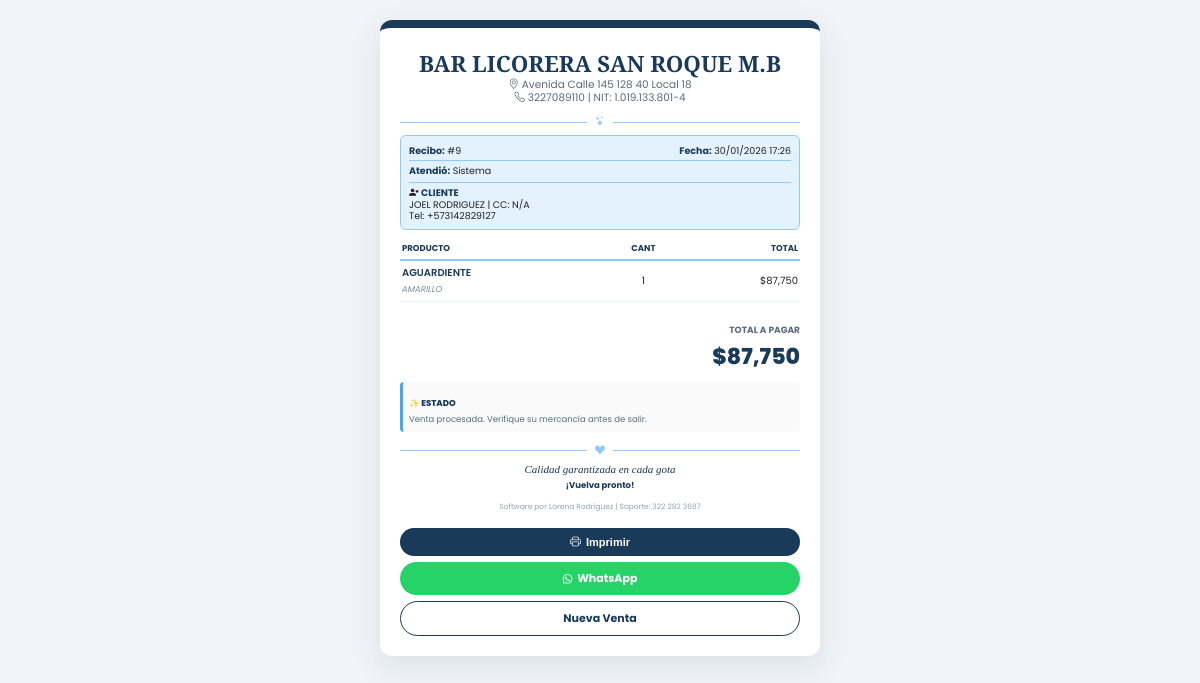
Screenshot of /ventas/comprobante/9 (signed in) with the database file from the repository.
### models.py (models this page shows)
class Venta(db.Model):
    __tablename__ = 'venta'
    id = db.Column(db.Integer, primary_key=True)
    fecha = db.Column(db.DateTime, default=datetime.utcnow)
    total = db.Column(db.Float)
    usuario_id = db.Column(db.Integer, db.ForeignKey('usuario.id'))
    cliente_id = db.Column(db.Integer, db.ForeignKey('cliente.id'))
    tipo_pago = db.Column(db.String(50))
    detalle_pago = db.Column(db.Text)
    detalles = db.relationship('VentaDetalle', backref='venta', lazy=True)
    vendedor = db.relationship('Usuario', backref='ventas_realizadas', lazy=True)
    comprador = db.relationship('Cliente', backref='compras_realizadas', lazy=True)

class Cliente(db.Model):
    __tablename__ = 'cliente'
    id = db.Column(db.Integer, primary_key=True)
    nombre = db.Column(db.String(100), nullable=False)
    telefono = db.Column(db.String(20))
    direccion = db.Column(db.String(200))
    email = db.Column(db.String(100))
    fecha_registro = db.Column(db.DateTime, default=datetime.utcnow)
    categoria = db.Column(db.String(20), default='estandar')

class VentaDetalle(db.Model):
    __tablename__ = 'venta_detalle'
    id = db.Column(db.Integer, primary_key=True)
    venta_id = db.Column(db.Integer, db.ForeignKey('venta.id'))
    producto_id = db.Column(db.Integer, db.ForeignKey('producto.id'))
    cantidad = db.Column(db.Integer)
    precio_unitario = db.Column(db.Float)
    subtotal = db.Column(db.Float)
    producto = db.relationship("Producto")

class Producto(db.Model):
    __tablename__ = 'producto'
    id = db.Column(db.Integer, primary_key=True)
    codigo = db.Column(db.String(100), unique=True, nullable=True)
    codigo_barra = db.Column(db.String(100), unique=True, nullable=True)
    nombre = db.Column(db.String(100), nullable=False)
    descripcion = db.Column(db.String(255))
    marca = db.Column(db.String(100))
    cantidad = db.Column(db.Integer, default=0)
    valor_venta = db.Column(db.Float)
    valor_interno = db.Column(db.Float)
    precio_unit = db.Column(db.Float)
    precio_costo = db.Column(db.Float)
    stock_minimo = db.Column(db.Integer, default=5)

### routes/ventas.py (the view)
@ventas_bp.route('/ventas/comprobante/<int:venta_id>')
@login_required
def encomprobante_final(venta_id):
    venta = Venta.query.get_or_404(venta_id)
    detalles = VentaDetalle.query.filter_by(venta_id=venta_id).all()
    cliente_obj = Cliente.query.get(venta.cliente_id)
    return render_template('comprobante.html',
                           venta=venta,
                           detalles=detalles,
                           cliente=cliente_obj)

### utils/time_utils.py (called while the page is built)
def obtener_hora_colombia():
    return datetime.now(TIMEZONE_CO)

### templates/comprobante.html (shortened to what this page needs)
<!DOCTYPE html>
<html lang="es">
<head>
    <link href="https://cdn.jsdelivr.net/npm/bootstrap-icons@1.10.5/font/bootstrap-icons.css" rel="stylesheet">
    <link rel="stylesheet" href="https://cdnjs.cloudflare.com/ajax/libs/font-awesome/6.0.0-beta3/css/all.min.css">
</head>
<body>
<div class="main-wrapper">
    <div class="header">
        <h3>BAR LICORERA SAN ROQUE M.B</h3>
        <div class="store-info">
            <i class="bi bi-geo-alt"></i> Avenida Calle 145 128 40 Local 18<br>
            <i class="bi bi-telephone"></i> 3227089110 | NIT: 1.019.133.801-4
        </div>
    </div>
    <div class="divider"><i class="bi bi-stars"></i></div>
    <div class="info-details">
        <div><b>Recibo:</b> #{{ venta.id }}</div>
        <div style="text-align: right;"><b>Fecha:</b> {{ venta.fecha.strftime('%d/%m/%Y %H:%M') }}</div>
        <div style="grid-column: span 2; border-top: 1px solid var(--azul-medio); padding-top: 3px;">
            <b>Atendió:</b> {{ venta.usuario.username if venta.usuario else 'Sistema' }}
        </div>
        <div class="client-box">
            <i class="bi bi-person-heart"></i> <b>CLIENTE</b><br>
            {% if cliente and cliente.id != 1 %}
                {{ cliente.nombre }} | CC: {{ cliente.cedula or 'N/A' }}<br>
                Tel: {{ cliente.telefono or 'N/A' }}
            {% else %}
                Consumidor Final
            {% endif %}
        </div>
    </div>
    <table>
        <thead>
            <tr>
                <th>Producto</th>
                <th style="text-align: center;">Cant</th>
                <th style="text-align: right;">Total</th>
            </tr>
        </thead>
        <tbody>
            {% for d in detalles %}
            <tr>
                <td>
                    <span class="prod-name">{{ d.producto.nombre }}</span>
                    {% if d.producto.marca %}<span class="prod-brand">{{ d.producto.marca }}</span>{% endif %}
                </td>
                <td style="text-align: center;">{{ d.cantidad }}</td>
                <td style="text-align: right;">${{ "{:,.0f}".format(d.subtotal) }}</td>
            </tr>
            {% endfor %}
        </tbody>
    </table>
    <div class="summary-box">
        <span class="total-label">TOTAL A PAGAR</span>
        <span class="total-amount">${{ "{:,.0f}".format(venta.total) }}</span>
    </div>
    <div class="payment-card">
        <span class="title">✨ Estado</span>
        <p style="font-size: 8.5px; margin: 0; color: #546e7a;">Venta procesada. Verifique su mercancía antes de salir.</p>
    </div>
    <div class="footer">
        <div class="divider"><i class="bi bi-suit-heart-fill"></i></div>
        <div class="slogan">Calidad garantizada en cada gota</div>
        <p style="margin-top: 4px; font-weight: bold; color: var(--azul-principal);">¡Vuelva pronto!</p>
        <p style="font-size: 7.5px; color: #90a4ae; margin-top: 5px;">
            Software por Lorena Rodriguez | Soporte: 322 282 3687
        </p>
    </div>
    <div class="no-print">
        <button onclick="window.print()" class="btn btn-blue"><i class="bi bi-printer"></i> Imprimir</button>
        <a href="https://wa.me/{{ cliente.telefono if cliente and cliente.telefono else '' }}?text=Comprobante #{{ venta.id }} - San Roque M.B" target="_blank" class="btn btn-ws"><i class="fab fa-whatsapp"></i> WhatsApp</a>
        <a href="{{ url_for('ventas.nueva_venta') }}" class="btn btn-outline">Nueva Venta</a>
    </div>
</div>
</body>
</html>

### templates/comprobante.html (style rules this page uses)
:root { --azul-principal: #1a3a5a; --azul-pastel: #e3f2fd; --azul-medio: #90caf9; --azul-acento: #42a5f5; --whatsapp: #25d366; --blanco: #ffffff; --negro: #212121; }
body { margin: 0; padding: 0; background: #f0f4f8; font-family: "Poppins", sans-serif; color: var(--negro); }
.main-wrapper { max-width: 400px; margin: 20px auto; padding: 20px; background: var(--blanco); border-radius: 12px; border-top: 8px solid var(--azul-principal); box-shadow: 0 10px 30px rgba(26, 58, 90, 0.1); position: relative; }
.header { text-align: center; margin-bottom: 10px; }
.header h3 { font-family: 'Playfair Display', serif; font-size: 1.4em; margin: 0; color: var(--azul-principal); text-transform: uppercase; }
.header .store-info { font-size: 10.5px; color: #5a6b7d; line-height: 1.2; }
.divider { display: flex; align-items: center; text-align: center; margin: 5px 0; color: var(--azul-medio); }
.divider::before, .divider::after { content: ''; flex: 1; border-bottom: 1px solid var(--azul-medio); }
.divider i { padding: 0 8px; font-size: 10px; }
.info-details { display: grid; grid-template-columns: 1fr 1fr; gap: 2px; font-size: 9.5px; background: var(--azul-pastel); padding: 8px; border-radius: 6px; border: 1px solid var(--azul-medio); }
.info-details div b { color: var(--azul-principal); }
.client-box { grid-column: span 2; border-top: 1px solid var(--azul-medio); padding-top: 4px; margin-top: 2px; line-height: 1.2; }
table { width: 100%; border-collapse: collapse; margin: 8px 0; }
thead th { text-align: left; font-size: 8.5px; text-transform: uppercase; color: var(--azul-principal); border-bottom: 2px solid var(--azul-medio); padding: 4px 2px; }
tbody td { padding: 4px 2px; font-size: 10px; border-bottom: 1px solid #f0f4f8; }
.prod-name { font-weight: 600; display: block; color: var(--azul-principal); text-transform: uppercase; font-size: 10px; }
.prod-brand { font-size: 8.5px; color: #78909c; font-style: italic; }
.summary-box { text-align: right; padding: 5px 0; }
.total-label { font-size: 9px; font-weight: 700; color: #5a6b7d; }
.total-amount { font-size: 22px; font-weight: 800; color: var(--azul-principal); display: block; }
.payment-card { background: #fafafa; padding: 6px; border-left: 3px solid var(--azul-acento); border-radius: 4px; margin-top: 4px; }
.payment-card .title { font-size: 8.5px; font-weight: 800; text-transform: uppercase; color: var(--azul-principal); }
.footer { text-align: center; margin-top: 10px; font-size: 8.5px; }
.slogan { font-family: 'Playfair Display', serif; font-style: italic; font-size: 11px; color: var(--azul-principal); }
.no-print { margin-top: 15px; display: grid; gap: 6px; }
.btn { padding: 8px; border-radius: 50px; text-decoration: none; font-weight: bold; font-size: 11px; cursor: pointer; border: none; display: flex; align-items: center; justify-content: center; gap: 5px; color: white; }
.btn-blue { background: var(--azul-principal); }
.btn-ws { background: var(--whatsapp); }
.btn-outline { border: 1px solid var(--azul-principal); color: var(--azul-principal); background: transparent; }

### rows the page displays
Venta: id "9", fecha "30/01/2026 17:26", total "87,750"
Cliente: nombre "JOEL RODRIGUEZ", telefono "+573142829127"
VentaDetalle: producto.nombre "AGUARDIENTE", producto.marca "AMARILLO", cantidad "1", subtotal "87,750"

### other values shown
{{ venta.usuario.username if venta.usuario else 'Sistema' }} "Sistema"
{{ cliente.cedula or 'N/A' }} "N/A"
